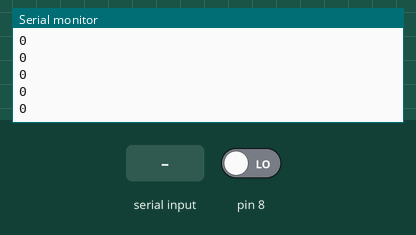
Simulated run of this sketch. Board: Arduino Uno, built with avr-gcc and run on an emulated ATmega328P. Shown: the last lines printed to the serial monitor. The test bench sets the inputs (shaded band); at power-on: pin 8 LOW.

Above: at 1.2 s.
1.3 s: "k" received over the second serial link
At 2.2 s:
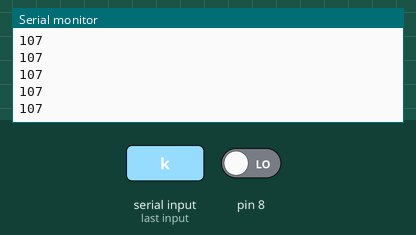
2.8 s: "1" received over the second serial link
At 3.8 s:
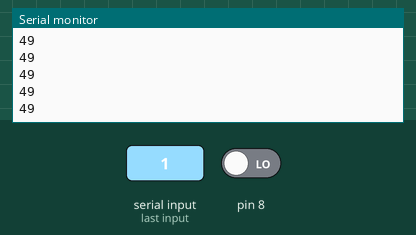
Timing chart, 0 to 5.8 s (numbered marks = the images above; inputs shaded):
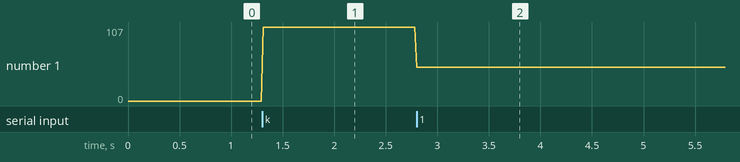

The sketch:

CommandeVocaleBras.ino
```cpp
 #include <SoftwareSerial.h>

int message = 0;
bool arret;
int E1 = 5;
int M1 = 4;
int E2 = 6;
int M2 = 7;


SoftwareSerial BTSerial (10,11);    // TX : 10    RX: 11

void setup() {

  Serial.begin (9600);
 BTSerial.begin (9600);

  pinMode (8,INPUT);

}

void loop() {


  if (BTSerial.available() > 0 ){message = (BTSerial.read());}
  Serial.println (message);

  if (digitalRead (8) == 1) {
     BTSerial.write("1");}
  else {
     BTSerial.write("0");}

/*if (arret == false){
 switch (message){

case 97: //avant
  //sortir vein bas;
break;

case 98: //arrière
  //rentrer verin bas;
break;

/*case 99: // droite
break;

case 100: // gauche
break;*/

/*case 101: // haut
  //sortir verin haut;
break;

case 102: //bas
  //rentre verin haut
break;

/*case 103: //positif
  if (anglServo > 10){
  anglServo = anglServo - pasServo;}
  analogWrite (12,anglServo);
break;

case 104: //negatif
  if (anglServo < 250){
  anglServo = anglServo + pasServo;}
  analogWrite (12,anglServo);
break;*/

/*case 105: //attrape
  analogWrite (13,45);
break;

case 106: //lâche
  analogWrite (13,120);
break;

//case 107   // arrêt
//break;

 }}   */


if (message != 101 && message != 102 && message != 97 && message != 98){    //couper vérins
digitalWrite(6,0);
digitalWrite(7,0);
digitalWrite(4,0);
digitalWrite(9,0);}


if (digitalRead(8) == 1 or message == 107){arret = true;}
else{arret = false;}

  delay(20);
}
```

Measured:
- after the input at 1.3 s, the serial monitor: prints a new line at once (image 1)
- after the input at 2.8 s, the serial monitor: prints a new line at once (image 2)
- plotted number 1: 0 → 107 after the input at 1.3 s, 107 → 49 after the input at 2.8 s
